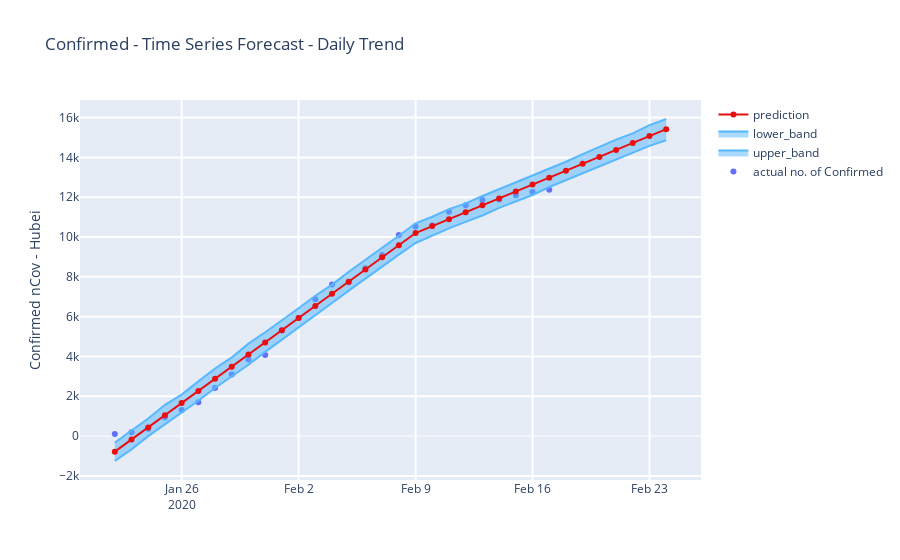

The notebook cell this image was saved under:
### Code cell
def plot_China_without_Hubei():
    trace1 = {
      "fill": None, 
      "mode": "markers", 
      "name": "actual no. of Confirmed", 
      "type": "scatter", 
      "x": df_China_without_Hubei_grouped.ds, 
      "y": df_China_without_Hubei_grouped.y
    }
    trace2 = {
      "fill": "tonexty", 
      "line": {"color": "#57b8ff"}, 
      "mode": "lines", 
      "name": "upper_band", 
      "type": "scatter", 
      "x": fcst_daily_China_without_Hubei.ds, 
      "y": fcst_daily_China_without_Hubei.yhat_upper
    }
    trace3 = {
      "fill": "tonexty", 
      "line": {"color": "#57b8ff"}, 
      "mode": "lines", 
      "name": "lower_band", 
      "type": "scatter", 
      "x": fcst_daily_China_without_Hubei.ds, 
      "y": fcst_daily_China_without_Hubei.yhat_lower
    }
    trace4 = {
      "line": {"color": "#eb0e0e"}, 
      "mode": "lines+markers", 
      "name": "prediction", 
      "type": "scatter", 
      "x": fcst_daily_China_without_Hubei.ds, 
      "y": fcst_daily_China_without_Hubei.yhat
    }
    data = [trace1, trace2, trace3, trace4]
    layout = {
      "title": "Confirmed - Time Series Forecast - Daily Trend", 
      "xaxis": {
        "title": "", 
        "ticklen": 5, 
        "gridcolor": "rgb(255, 255, 255)", 
        "gridwidth": 2, 
        "zerolinewidth": 1
      }, 
      "yaxis": {
        "title": "Confirmed nCov - Hubei", 
        "ticklen": 5, 
        "gridcolor": "rgb(255, 255, 255)", 
        "gridwidth": 2, 
        "zerolinewidth": 1
      }, 
    }
    fig = go.Figure(data=data, layout=layout)
    iplot(fig)
    max_date = df_China_without_Hubei_grouped.ds.max()
    y_true = df_China_without_Hubei_grouped.y.values
    y_pred_daily = fcst_daily_China_without_Hubei.loc[fcst_daily_China_without_Hubei['ds'] <= max_date].yhat.values
    print('MAPE : {}'.format(mean_absolute_percentage_error(y_true,y_pred_daily)))
    
    return
plot_China_without_Hubei()

### Figure 1 — Plotly figure (JSON) as saved in the notebook; plotly's stock layout.template omitted (floating-point values rounded to 4 significant figures)
{"data": [{"mode": "markers", "name": "actual no. of Confirmed", "type": "scatter", "x": ["2020-01-22T00:00:00", "2020-01-23T00:00:00", "2020-01-24T00:00:00", "2020-01-25T00:00:00", "2020-01-26T00:00:00", "2020-01-27T00:00:00", "2020-01-28T00:00:00", "2020-01-29T00:00:00", "2020-01-30T00:00:00", "2020-01-31T00:00:00", "2020-02-01T00:00:00", "2020-02-02T00:00:00", "2020-02-03T00:00:00", "2020-02-04T00:00:00", "2020-02-05T00:00:00", "2020-02-06T00:00:00", "2020-02-07T00:00:00", "2020-02-08T00:00:00", "2020-02-09T00:00:00", "2020-02-10T00:00:00", "2020-02-11T00:00:00", "2020-02-12T00:00:00", "2020-02-13T00:00:00", "2020-02-14T00:00:00", "2020-02-15T00:00:00", "2020-02-16T00:00:00", "2020-02-17T00:00:00"], "y": [105, 195, 367, 927, 1314, 1695, 2416, 3092, 3852, 4068, 5301, 5937, 6878, 7612, 7727, 8429, 9103, 10098, 10529, 10582, 11275, 11599, 11855, 11886, 12098, 12264, 12375]}, {"fill": "tonexty", "line": {"color": "#57b8ff"}, "mode": "lines", "name": "upper_band", "type": "scatter", "x": ["2020-01-22T00:00:00", "2020-01-23T00:00:00", "2020-01-24T00:00:00", "2020-01-25T00:00:00", "2020-01-26T00:00:00", "2020-01-27T00:00:00", "2020-01-28T00:00:00", "2020-01-29T00:00:00", "2020-01-30T00:00:00", "2020-01-31T00:00:00", "2020-02-01T00:00:00", "2020-02-02T00:00:00", "2020-02-03T00:00:00", "2020-02-04T00:00:00", "2020-02-05T00:00:00", "2020-02-06T00:00:00", "2020-02-07T00:00:00", "2020-02-08T00:00:00", "2020-02-09T00:00:00", "2020-02-10T00:00:00", "2020-02-11T00:00:00", "2020-02-12T00:00:00", "2020-02-13T00:00:00", "2020-02-14T00:00:00", "2020-02-15T00:00:00", "2020-02-16T00:00:00", "2020-02-17T00:00:00", "2020-02-18T00:00:00", "2020-02-19T00:00:00", "2020-02-20T00:00:00", "2020-02-21T00:00:00", "2020-02-22T00:00:00", "2020-02-23T00:00:00", "2020-02-24T00:00:00"], "y": [-319.9, 297.7, 884.8, 1572.0, 2082.0, 2748.0, 3398.0, 3953.0, 4643.0, 5218.0, 5809.0, 6425.0, 7052.0, 7610.0, 8257.0, 8848.0, 9444.0, 10070.0, 10690.0, 11020.0, 11410.0, 11690.0, 12060.0, 12410.0, 12790.0, 13090.0, 13470.0, 13780.0, 14170.0, 14520.0, 14900.0, 15200.0, 15620.0, 15930.0]}, {"fill": "tonexty", "line": {"color": "#57b8ff"}, "mode": "lines", "name": "lower_band", "type": "scatter", "x": ["2020-01-22T00:00:00", "2020-01-23T00:00:00", "2020-01-24T00:00:00", "2020-01-25T00:00:00", "2020-01-26T00:00:00", "2020-01-27T00:00:00", "2020-01-28T00:00:00", "2020-01-29T00:00:00", "2020-01-30T00:00:00", "2020-01-31T00:00:00", "2020-02-01T00:00:00", "2020-02-02T00:00:00", "2020-02-03T00:00:00", "2020-02-04T00:00:00", "2020-02-05T00:00:00", "2020-02-06T00:00:00", "2020-02-07T00:00:00", "2020-02-08T00:00:00", "2020-02-09T00:00:00", "2020-02-10T00:00:00", "2020-02-11T00:00:00", "2020-02-12T00:00:00", "2020-02-13T00:00:00", "2020-02-14T00:00:00", "2020-02-15T00:00:00", "2020-02-16T00:00:00", "2020-02-17T00:00:00", "2020-02-18T00:00:00", "2020-02-19T00:00:00", "2020-02-20T00:00:00", "2020-02-21T00:00:00", "2020-02-22T00:00:00", "2020-02-23T00:00:00", "2020-02-24T00:00:00"], "y": [-1252.0, -668.7, -4.539, 586.5, 1175.0, 1777.0, 2415.0, 2999.0, 3586.0, 4230.0, 4856.0, 5463.0, 6078.0, 6686.0, 7306.0, 7920.0, 8503.0, 9114.0, 9702.0, 10070.0, 10430.0, 10760.0, 11080.0, 11460.0, 11800.0, 12110.0, 12510.0, 12860.0, 13230.0, 13570.0, 13890.0, 14220.0, 14580.0, 14870.0]}, {"line": {"color": "#eb0e0e"}, "mode": "lines+markers", "name": "prediction", "type": "scatter", "x": ["2020-01-22T00:00:00", "2020-01-23T00:00:00", "2020-01-24T00:00:00", "2020-01-25T00:00:00", "2020-01-26T00:00:00", "2020-01-27T00:00:00", "2020-01-28T00:00:00", "2020-01-29T00:00:00", "2020-01-30T00:00:00", "2020-01-31T00:00:00", "2020-02-01T00:00:00", "2020-02-02T00:00:00", "2020-02-03T00:00:00", "2020-02-04T00:00:00", "2020-02-05T00:00:00", "2020-02-06T00:00:00", "2020-02-07T00:00:00", "2020-02-08T00:00:00", "2020-02-09T00:00:00", "2020-02-10T00:00:00", "2020-02-11T00:00:00", "2020-02-12T00:00:00", "2020-02-13T00:00:00", "2020-02-14T00:00:00", "2020-02-15T00:00:00", "2020-02-16T00:00:00", "2020-02-17T00:00:00", "2020-02-18T00:00:00", "2020-02-19T00:00:00", "2020-02-20T00:00:00", "2020-02-21T00:00:00", "2020-02-22T00:00:00", "2020-02-23T00:00:00", "2020-02-24T00:00:00"], "y": [-782.6, -172.8, 437.0, 1047.0, 1657.0, 2266.0, 2877.0, 3487.0, 4097.0, 4707.0, 5318.0, 5928.0, 6538.0, 7149.0, 7759.0, 8369.0, 8980.0, 9590.0, 10200.0, 10550.0, 10900.0, 11240.0, 11590.0, 11940.0, 12290.0, 12640.0, 12980.0, 13330.0, 13680.0, 14030.0, 14370.0, 14720.0, 15070.0, 15420.0]}], "layout": {"title": {"text": "Confirmed - Time Series Forecast - Daily Trend"}, "xaxis": {"gridcolor": "rgb(255, 255, 255)", "gridwidth": 2, "ticklen": 5, "title": {"text": ""}, "zerolinewidth": 1}, "yaxis": {"gridcolor": "rgb(255, 255, 255)", "gridwidth": 2, "ticklen": 5, "title": {"text": "Confirmed nCov - Hubei"}, "zerolinewidth": 1}}}
